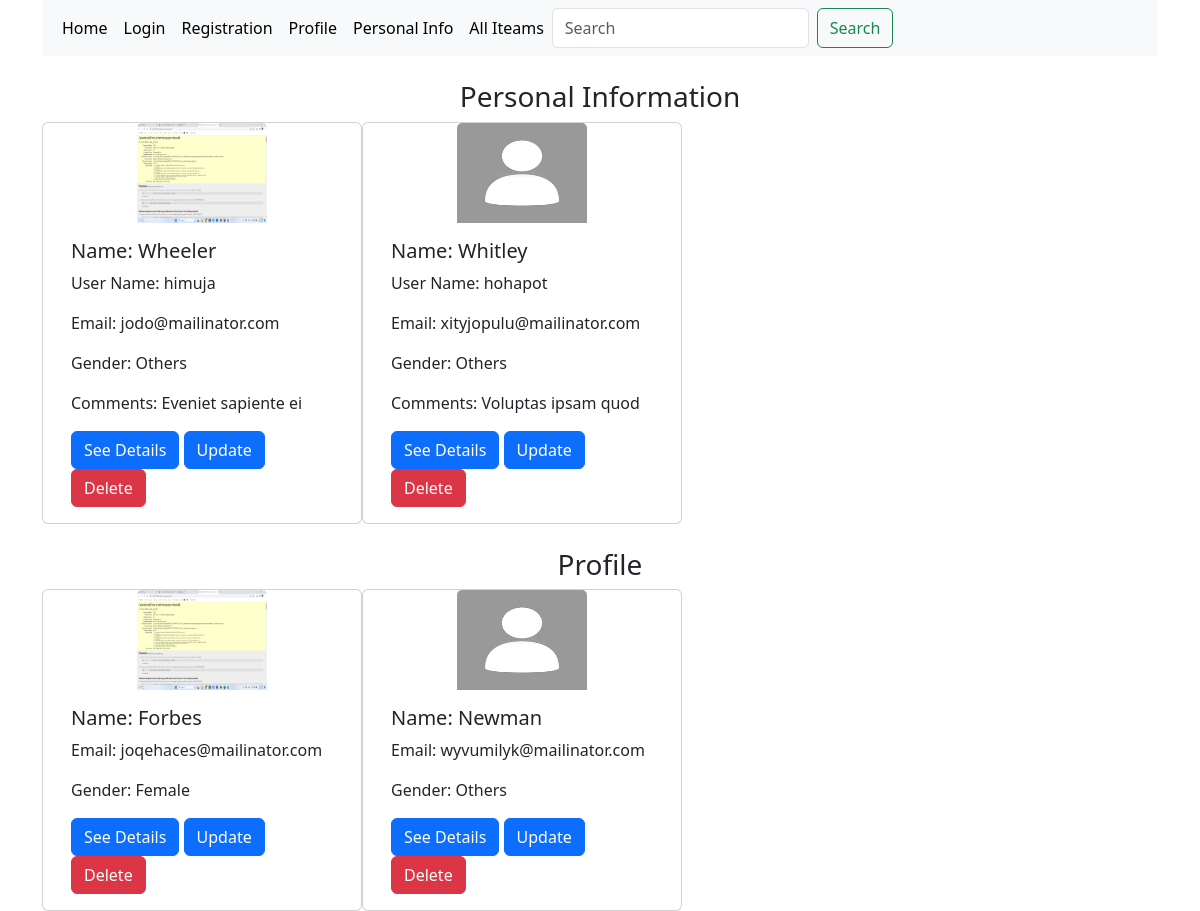
The page /all_iteams/ (signed in) on the database its author committed.
### p_app/models.py (models this page shows, shortened)
class p_info(models.Model):
    f_name = models.CharField(max_length=20, null=True, blank=True)
    l_name = models.CharField(max_length=20, null=True, blank=True)
    user_name = models.CharField(max_length=20, null=True, blank=True)
    email = models.CharField(max_length=50, null=True, blank=True)
    password = models.CharField(max_length=50, null=True, blank=True)
    gender = models.CharField(max_length=20)
    image = models.ImageField(upload_to='p_info/', default='default/default.jpg', max_length=50, null=False)
    t_area = models.CharField(max_length=500)

class prof(models.Model):
    first_name = models.CharField(max_length=20, blank=True, null=True)
    last_name = models.CharField(max_length=20, blank=True, null=True)
    email = models.CharField(max_length=30, blank=True, null=True)
    password = models.CharField(max_length=20, blank=True, null=True)
    gender = models.CharField(max_length=20)
    image = models.ImageField(upload_to='profile_pic/', default='default/default.jpg', blank=True, null=True)

### p_app/views.py (the view)
# urls.py: path('all_iteams/', all_iteams, name='all_iteams'),
@login_required(login_url='login')
def all_iteams(request):
    search = request.GET.get('search')
    if search:
        all_pinfo = p_info.objects.filter(Q(l_name__icontains=search) | Q(email__icontains=search))
        all_prof = prof.objects.filter(Q(last_name__icontains=search) | Q(email__icontains=search))
    else:
        all_pinfo = p_info.objects.all()
        all_prof = prof.objects.all()
    context = {
        'all': all_pinfo,
        'all_prof': all_prof,
    }
    return render(request, 'all_iteams.html', context)

### templates/all_iteams.html (shortened to what this page needs)
{% extends 'index.html'%}
{%block body%}
<div class="container">
    <br>
    <h3 style="text-align:center"> Personal Information</h3>
    <div class="container">
        <div class="row">
            {%for i in all%}
            <div class="card" style="width: 20rem; auto">
                <img src="{{i.image.url}}" style="height:100px; width:130px;margin: 0 auto;" class="card-img-top"
                     alt="...">
                <div class="card-body">
                    <h5 class="card-title">Name: {{i.l_name}}</h5>
                    <p class="card-text">User Name: {{i.user_name}}</p>
                    <p class="card-text">Email: {{i.email}}</p>
                    <p class="card-text">Gender: {{i.gender}}</p>
                    <p class="card-text">Comments: {{i.t_area}}</p>
                    <div>
                        <a href="#" class="btn btn-primary">See Details</a>
                        <a href="{% url 'update_p_profile' i.id %}" class="btn btn-primary">Update</a>
                        <a href="{% url 'persoprod' i.id %}" class="btn btn-danger">Delete</a>
                    </div>
                </div>
            </div>
            {%endfor%}
        </div>
    </div>
    <br>
    <h3 style="text-align:center"> Profile</h3>
    <div class="container">
        <div class="row">
            {%for i in all_prof%}
            <div class="card" style="width: 20rem;">
                <img src="{{i.image.url}}" style="height:100px; width:130px;margin: 0 auto;" class="card-img-top"
                     alt="...">
                <div class="card-body">
                    <h5 class="card-title">Name: {{i.last_name}}</h5>
                    <p class="card-text">Email: {{i.email}}</p>
                    <p class="card-text">Gender: {{i.gender}}</p>
                    <div>
                        <a href="#" class="btn btn-primary">See Details</a>
                        <a href="{% url 'update_profile' i.id %}" class="btn btn-primary">Update</a>
                        <a href="{% url 'profdelete' i.id %}" class="btn btn-danger">Delete</a>
                    </div>
                </div>
            </div>
            {%endfor%}
        </div>
    </div>
</div>
{% endblock %}

### templates/index.html (shortened to what this page needs)
<!doctype html>
<html lang="en">
<head>
    <link href="https://cdn.jsdelivr.net/npm/bootstrap@5.3.0-alpha3/dist/css/bootstrap.min.css" rel="stylesheet"
>
</head>
<body>
{% include 'navbar.html'%}
{%block body%}{% endblock %}
</body>
</html>

### templates/navbar.html
<div class="container">
    <nav class="navbar navbar-expand-lg bg-body-tertiary">
        <div class="container-fluid">
            <div class="collapse navbar-collapse" id="navbarSupportedContent">
                <ul class="navbar-nav me-auto mb-2 mb-lg-0">
                    <li class="nav-item">
                        <a class="nav-link active" aria-current="page" href="{% url 'index' %}">Home</a>
                    </li>
                    <li class="nav-item">
                        <a class="nav-link active" aria-current="page" href="{%url 'login'%}">Login</a>
                    </li>
                    <li class="nav-item">
                        <a class="nav-link active" aria-current="page" href="{%url 'reg'%}">Registration</a>
                    </li>
                    <li class="nav-item">
                        <a class="nav-link active" aria-current="page" href="{%url 'profile'%}">Profile</a>
                    </li>
                    <li class="nav-item">
                        <a class="nav-link active" aria-current="page"
                           href="{% url 'personal_info'%}">Personal Info</a>
                    </li>
                    <li class="nav-item">
                        <a class="nav-link active" aria-current="page" href="{%url 'all_iteams'%}">All Iteams</a>
                    </li>
                    <form class="d-flex" role="search">
                        <input class="form-control me-2" type="search" placeholder="Search" aria-label="Search"
                               name="search">
                        <button class="btn btn-outline-success" type="submit">Search</button>
                    </form>
                </ul>
            </div>
        </div>
    </nav>
</div>

### rows shown on the page
p_info: image (picture), l_name "Wheeler", user_name "himuja", email "jodo@mailinator.com", gender "Others", t_area "Eveniet sapiente ei"
p_info: image (placeholder picture), l_name "Whitley", user_name "hohapot", email "xityjopulu@mailinator.com", gender "Others", t_area "Voluptas ipsam quod"
prof: image (picture), last_name "Forbes", email "joqehaces@mailinator.com", gender "Female"
prof: image (placeholder picture), last_name "Newman", email "wyvumilyk@mailinator.com", gender "Others"
